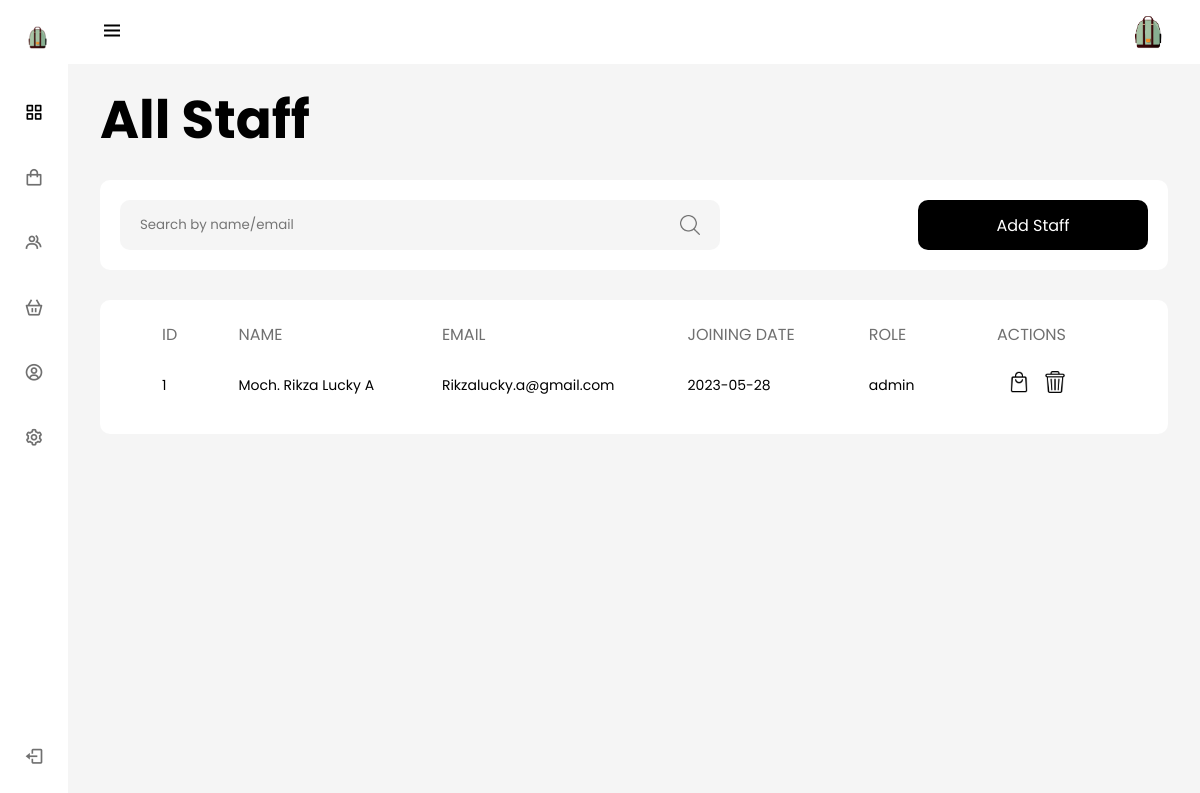
The app's page /admin/staff.php with its own data.
### tables this page shows
CREATE TABLE `tbl_staff` (
  `id` int(10) UNSIGNED NOT NULL,
  `name` varchar(255) NOT NULL,
  `email` varchar(255) NOT NULL,
  `date` date NOT NULL,
  `role` varchar(50) NOT NULL
);

### admin/staff.php (the view, shortened to what this page needs)
<?php
    if(isset($_GET['page'])) {
        $page = $_GET['page'];
    } else {
        $page = 1;
    }
    $numPerPage = 10;
    $startFrom = ($page - 1) * $numPerPage;
    $con = openCon();
    $query = "SELECT * FROM tbl_staff LIMIT $startFrom, $numPerPage";
    $result = $con->query($query);
?>
<!DOCTYPE html>
<html lang="en">
<head>
  <link href="https://cdn.jsdelivr.net/npm/boxicons@2.0.5/css/boxicons.min.css" rel="stylesheet" />
  <link rel="stylesheet" href="includes/assets/css/styles.css" />
  <link rel="stylesheet" href="includes/assets/css/resets.css" />
  <link rel="stylesheet" href="includes/assets/css/headerSidebar.css" />
  <link rel="stylesheet" href="includes/assets/css/modal.css" />
</head>
<body id="body-pd">
  <?php include 'includes/header.php' ?>
  <?php include 'includes/navBar.php' ?>
  <div class="container">
    <h1>All Staff</h1>
    <div class="staff-banner">
      <div class="search-container">
        <input class="search-input" type="text" onkeyup="searchFilter()" placeholder="Search by name/email">
      </div>
      <div class="addStaff-container">
        <button id="btn-add"><a href="" type="button">Add Staff</a></button>
      </div>
    </div>
    <div class="staff">
      <div class="staff-table table">
        <table>
          <thead>
            <tr>
              <th class="title">ID</th>
              <th class="title">Name</th>
              <th class="title">Email</th>
              <th class="title">Joining Date</th>
              <th class="title">Role</th>
              <th class="title">Actions</th>
            </tr>
          </thead>
          <tbody>
            <?php
              while ($row = $result->fetch_array()) {
                  echo "<tr>";
                      echo "<td class=\"data\">" . $row['id'] . "</td>";
                      echo "<td class=\"data\">" . $row['name'] . "</td>";
                      echo "<td class=\"data\">" . $row['email'] . "</td>";
                      echo "<td class=\"data\">" . $row['date'] . "</td>";
                      echo "<td class=\"data\">" . $row['role'] . "</td>";
                      echo "<td class=\"data\"><a href=\"#\"><img id=\"shopBtn\" src=\"includes/assets/img/product.png\" alt=\"\"></a>
                              <a href=\"staffDelete.php?id=" . $row['id'] . "\"><img id=\"deleteBtn\" src=\"includes/assets/img/bin.png\" alt=\"\"></a></td>";
                  echo "</tr>\n";
              }
            ?>
          </tbody>
        </table>
      </div>
      <div class="page-container">
      </div>
    </div>
  </div>
</body>
</html>

### admin/includes/assets/css/styles.css (style rules this page uses)
.page-container { position: absolute; height: 100px; right: 0; }
.customers, .orders, .staff, .setting, .products { margin-top: 20px; position: relative; }
.customers-table, .orders-table, .staff-table, .products-table { margin-top: 30px; padding: 20px; background-color: var(--white-color); border-radius: 10px; }
table { width: 100%; height: auto; }
.title { padding: 0 10px 20px 40px;; text-align: left; color: var(--font-color); font-weight: 400; text-transform: uppercase; }
.data { padding-left: 40px; padding-bottom: 10px; font-size: 14px; }
.title:last-of-type, .data:last-of-type { text-align: right; padding-right: 70px; }
.title:last-of-type { padding-right: 80px; }
.title, .data { border-bottom: 1px solid var(--white-color); }
td #shopBtn, td #deleteBtn, td #editBtn { width: 22px; height: 22px; margin-right: 10px; }
.staff-banner, .products-banner { width: 100%; height: 90px; background-color: var(--white-color); border-radius: 10px; padding: 20px; display: flex; align-items: center; justify-content: space-between; margin-top: 20px; }
.search-input { background-color: var(--body-color); border-radius: 10px; width: 600px; height: 50px; padding: 10px 10px 10px 20px; font-family: poppins; border: none; background-image:url(../img/search.png); background-position:560px; background-size:20px; background-repeat:no-repeat; }
#btn-add, #btn-submit, .btn-upProfile { display: block; width: 230px; height: 50px; border-radius: 10px; border: none; background-color: var(--black-color); font-family: poppins; font-size: 16px; cursor: pointer; }
#btn-add a, #btn-submit, .btn-upProfile a { text-decoration: none; color: var(--white-color); }

### admin/includes/assets/css/headerSidebar.css (style rules this page uses)
.container { padding: 1rem 1rem 0 0; }
h1 { font-size: 3.3125rem; margin: 0; }
@media screen and (min-width: 768px) { body { margin: calc(var(--header-height) + 1rem) 0 0 0; padding-left: calc(var(--nav-width) + 2rem); } }

### admin/includes/assets/css/modal.css (style rules this page uses)
input { font-family: var(--body-font); }

### records on screen
tbl_staff: id "1", name "Moch. Rikza Lucky A", email "Rikzalucky.a@gmail.com", date "2023-05-28", role "admin"
